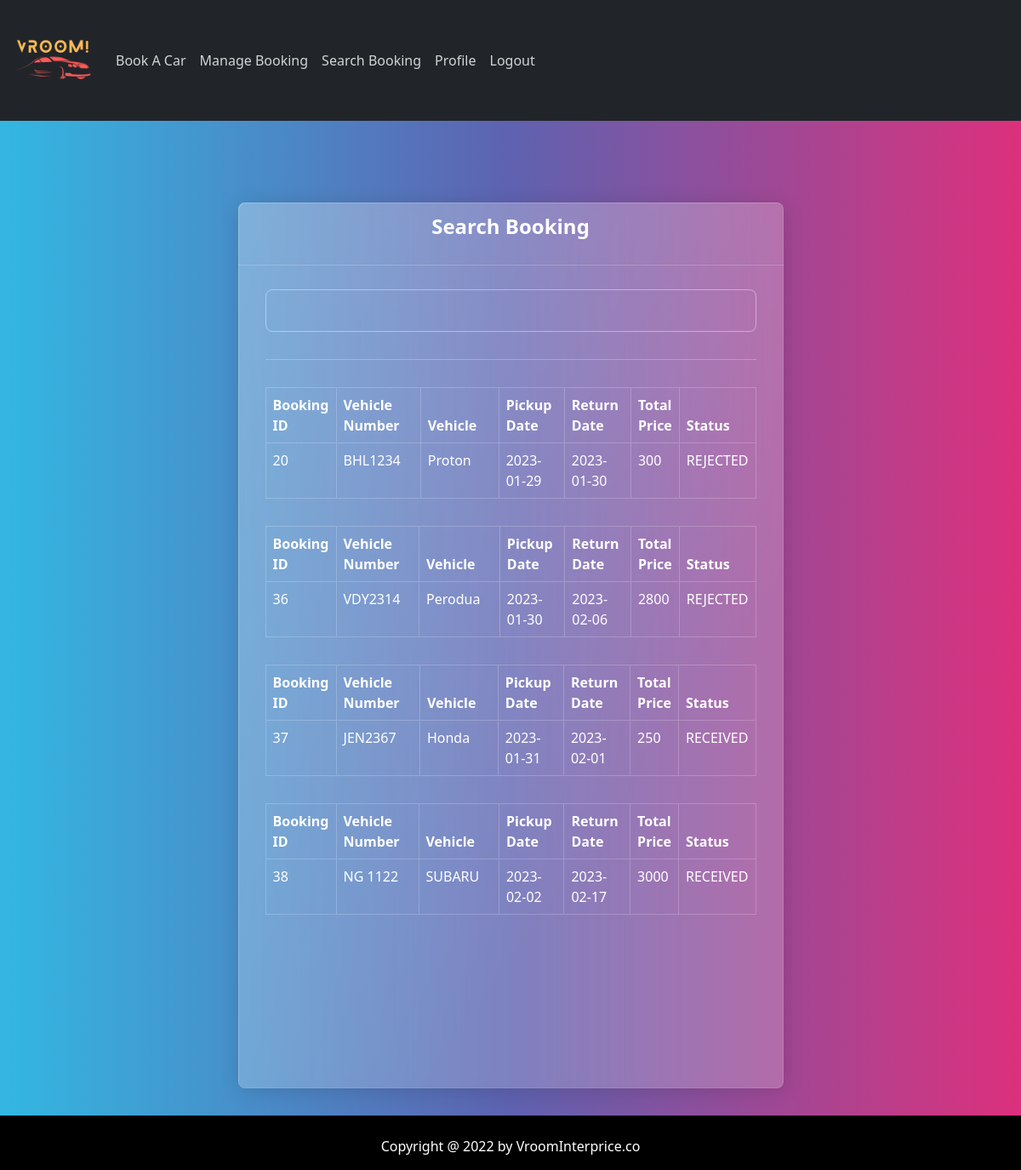
The page /customersearch.php (signed in) on the database its author committed.
### tables this page shows
CREATE TABLE `tb_booking` (
  `b_id` int(11) NOT NULL,
  `b_customer` varchar(15) NOT NULL,
  `b_vehicle` varchar(10) NOT NULL,
  `b_pickupdate` date NOT NULL,
  `b_returndate` date NOT NULL,
  `b_totalprice` int(11) NOT NULL,
  `b_email` varchar(20) NOT NULL,
  `b_status` int(5) NOT NULL
);

CREATE TABLE `tb_vehicle` (
  `v_reg` varchar(10) NOT NULL,
  `v_type` text NOT NULL,
  `v_model` varchar(10) NOT NULL,
  `v_year` int(4) DEFAULT NULL,
  `v_price` int(255) NOT NULL,
  `v_pic` varchar(500) NOT NULL
);

CREATE TABLE `tb_status` (
  `s_id` int(5) NOT NULL,
  `s_desc` varchar(20) NOT NULL
);

### customersearch.php (the view, shortened to what this page needs)
<?php
include ('dbconnect.php');
include 'headercust.php';
$uid=$_SESSION['uid'];
$sql = "SELECT * FROM tb_booking
        LEFT JOIN tb_vehicle ON tb_booking.b_vehicle = tb_vehicle.v_reg
        LEFT JOIN tb_status ON tb_booking.b_status = tb_status.s_id
        LEFT JOIN tb_user ON tb_booking.b_customer = tb_user.u_id
        WHERE b_customer = '$uid'";
$result = mysqli_query($con,$sql);
?>
<head>
      </head>
<body>
 <div class="container">
    <div class="row justify-content-center">
        <div class="col-md-7">
            <div class="card mt-5">
                <div class="card-header text-center">
                    <h4>Search Booking</h4>
                </div>
                <div class="card-body">
                    <form action="" method="GET">
                        <div class="row">
                            <div class="col-md-15">
                                <input type="text" name="search" id="search" class="form-control">
                            </div>
                        </div>
                    </form>
                    <div class="row">
                        <div class="col-md-12">
                            <hr>
                            <?php
                            while($row = mysqli_fetch_array($result))
                            {
                             ?>
<div class="table-responsive" >
<table class="table table-hover table-bordered" id="vec">
            <thead class="bill-header cs">
                <tr>
                    <th id="trs-hd-1" class="col-lg-1">Booking ID</th>
                    <th id="trs-hd-3" class="col-lg-3">Vehicle Number</th>
                    <th id="trs-hd-3" class="col-lg-3">Vehicle</th>
                    <th id="trs-hd-4" class="col-lg-2">Pickup Date</th>
                    <th id="trs-hd-5" class="col-lg-2">Return Date</th>
                    <th id="trs-hd-6" class="col-lg-2">Total Price</th>
                    <th id="trs-hd-6" class="col-lg-2">Status</th>
                </tr>
            </thead>
            <tbody>
                <tr>
                    <td><?= $row['b_id']; ?></td>
                    <td><?= $row['b_vehicle']; ?></td>
                    <td><?= $row['v_model']; ?></td>
                    <td><?= $row['b_pickupdate']; ?></td>
                    <td><?= $row['b_returndate']; ?></td>
                    <td><?= $row['b_totalprice']; ?></td>
                    <td><?= $row['s_desc']; ?></td>
                </tr>
            </tbody>
        </table>
        <?php
        }
         ?>
                            </div>
                        </div>
                    </div>
                </div>
            </div>
        </div>
    </div>
    <br><br><br><br><br><br>
</div>
 <br><br><br><br>
</body>
</html>
<?php include 'footer.php'; ?>

### rows shown on the page
tb_booking: b_id "20", b_vehicle "BHL1234", b_vehicle.v_model "Proton", b_pickupdate "2023-01-29", b_returndate "2023-01-30", b_totalprice "300", b_status.s_desc "REJECTED"
tb_booking: b_id "36", b_vehicle "VDY2314", b_vehicle.v_model "Perodua", b_pickupdate "2023-01-30", b_returndate "2023-02-06", b_totalprice "2800", b_status.s_desc "REJECTED"
tb_booking: b_id "37", b_vehicle "JEN2367", b_vehicle.v_model "Honda", b_pickupdate "2023-01-31", b_returndate "2023-02-01", b_totalprice "250", b_status.s_desc "RECEIVED"
tb_booking: b_id "38", b_vehicle "NG 1122", b_vehicle.v_model "SUBARU", b_pickupdate "2023-02-02", b_returndate "2023-02-17", b_totalprice "3000", b_status.s_desc "RECEIVED"
